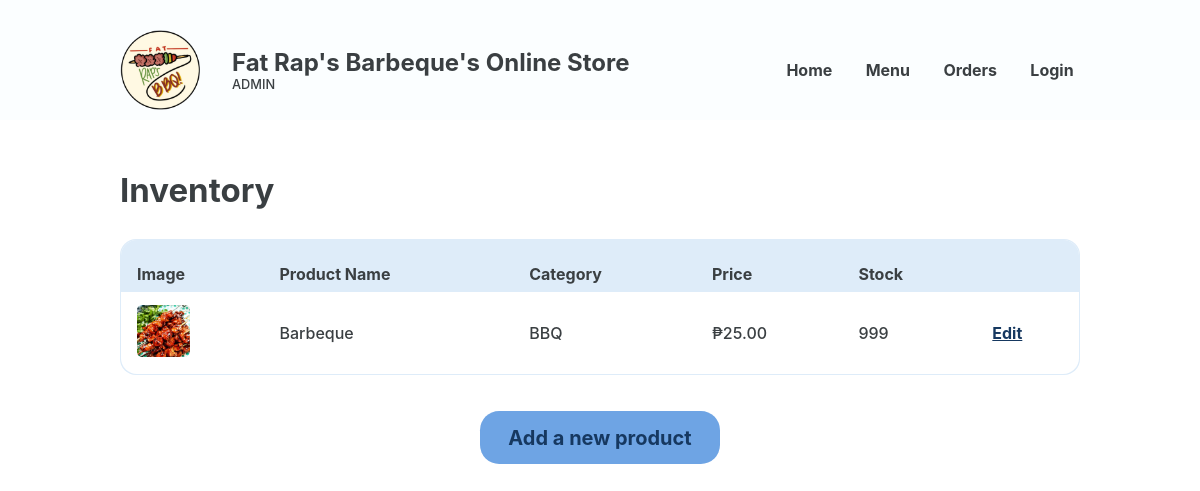
The app's page /Website/admin-inventory.php with its own data.
### tables this page shows
CREATE TABLE `food` (
  `FOOD_ID` int(18) UNSIGNED NOT NULL,
  `CTGY_ID` int(18) NOT NULL,
  `FOOD_NAME` varchar(20) NOT NULL,
  `FOOD_PRICE` decimal(10,2) NOT NULL,
  `FOOD_DESC` varchar(50) NOT NULL,
  `FOOD_IMG` varchar(255) NOT NULL,
  `FOOD_STOCK` int(20) NOT NULL,
  `FOOD_ACTIVE` varchar(10) NOT NULL
);

CREATE TABLE `category` (
  `CTGY_ID` int(18) UNSIGNED NOT NULL,
  `CTGY_NAME` varchar(20) NOT NULL,
  `CTGY_ACTIVE` varchar(10) NOT NULL
);

### Website/admin-inventory.php (the view, shortened to what this page needs)
<?php
@include 'constants.php';
?>
<!DOCTYPE html>
<html lang="en">
<head>
    <link rel="stylesheet" href="header-styles.css">
    <link rel="stylesheet" href="admin-styles.css">
    <link href='https://unpkg.com/boxicons@2.1.4/css/boxicons.min.css' rel='stylesheet'>
</head>
<body>
    <header class="backend">
        <div class="header-container">
            <div class="website-title">
                <img id="logo" src="images/client-logo.png">
                <div class="text">
                    <h1>Fat Rap's Barbeque's Online Store</h1>
                    <p>ADMIN</p>
                </div>
            </div>
            <nav>
                <ul>
                    <li><a href="<?php echo SITEURL ;?>admin-home.php">Home</a></li>
                    <li><a href="<?php echo SITEURL ;?>admin-edit-menu.php">Menu</a></li>
                    <li><a href="<?php echo SITEURL ;?>admin-new-orders.php">Orders</a></li>
                    <?php
                        if(isset($_SESSION['prsn_id'])){
                    ?>
                        <li><a href="<?php echo SITEURL ;?>logout.php">Logout</a><li>
                    <?php
                        }
                        else
                        {
                    ?>
                        <li><a href="<?php echo SITEURL ;?>login-page.php">Login</a></li>
                    <?php
                        }
                    ?>
                </ul>
            </nav>
        </div>
    </header>
    <main>
        <section class="section">
            <div class="section-heading row">
                <h2>Inventory</h2>
            </div>
            <section class="section-body">
                <section class="main-section column">
                    <div class="table-wrapper">
                        <table class="alternating">
                            <tr>
                                <th class="header">Image</th>
                                <th class="header">Product Name</th>
                                <th class="header">Category</th>
                                <th class="header">Price</th>
                                <th class="header">Stock</th>
                                <th class="header"></th>
                            </tr>
                            <?php
                                $sql = "SELECT *
                                    FROM food
                                    JOIN category ON food.ctgy_id = category.ctgy_id";
                                $res = mysqli_query($conn, $sql);
                                $count = mysqli_num_rows($res);
                                if ($count > 0) {
                                    while ($row = mysqli_fetch_assoc($res)) {
                                        $FOOD_NAME = $row['FOOD_NAME'];
                                        $FOOD_PRICE = $row['FOOD_PRICE'];
                                        $FOOD_IMG = $row['FOOD_IMG'];
                                        $CTGY_NAME = $row['CTGY_NAME'];
                            ?>
                                        <tr>
                                            <td data-cell="Image">
                                                <img src="<?php echo SITEURL; ?>images/<?php echo $FOOD_IMG; ?>" alt="">
                                            </td>
                                            <td data-cell="Product Name"><?php echo $FOOD_NAME?></td>
                                            <td data-cell="Category"><?php echo $CTGY_NAME?></td>
                                            <td data-cell="Price">₱<?php echo $FOOD_PRICE?></td>
                                            <td data-cell="Stock">
                                                <span class="">
                                                    <p>999</p>
                                                </span>
                                            </td>
                                            <td data-cell="Action"><a href="" class="edit">Edit</a></td>
                                        </tr>
                            <?php
                                    }
                                }
                            ?>
                        </table>
                    </div>
                    <a href="" class="page-btn"><button class="big-btn">Add a new product</button></a>
                </section>
            </section>
        </section>
    </main>
</body>
</html>

### Website/header-styles.css (style rules this page uses)
*, *::before, *::after { margin: 0; padding: 0; box-sizing: border-box; font-family: inherit; }
:root { --bg:#F2FFE1; --primary:#F5D636; --text:#3A001E; --text2: #FA3F1F; --input-bg:#F7F3DC; --eye-icon:#CEC699; --block: #4ADE5D; --block-p:#277B32; --block-h1: #0F4C17; --form-bg: #FFFDEF; --header-text: #3A001E; }
body { font-family: 'Inter', sans-serif; }
header { width: 100%; display: flex; justify-content: center; align-items: center; position: fixed; top: 0; z-index: 100; color: var(--header-text); padding-top: 30px; padding-bottom: 10px; background-color: var(--bg); }
header.backend { color: #3A3F42; background-color: #FBFEFF; }
.header-container, .footer-container { width: 80%; display: flex; justify-content: space-between; align-items: center; }
.website-title { display: flex; align-items: center; }
header img { width: 80px; position: relative; }
header .text { margin-left: 2rem; }
header h1 { white-space: nowrap; font-size: 1.5rem; }
header .text p { font-size: 0.8rem; }
nav { width: 50%; max-width: 300px; height: 50px; }
nav > ul { display: flex; justify-content: space-between; flex-wrap: wrap; align-items: center; padding-inline-start: 0; margin-block: 0; height: 100%; }
nav > ul > li { color: var(--text); margin: 0 0.2rem; padding: 0.2rem; display: block; font-weight: bold; }
li > a { color: inherit; text-decoration: none; }

### Website/admin-styles.css (style rules this page uses)
*, *::before, *::after { margin: 0; padding: 0; box-sizing: border-box; font-family: inherit; }
:root { --bg:#EDE9D0; --primary:#F5D636; --active-primary:#EDCB1C; --input-bg:#F7F3DC; --form-bg: #FFFDEF; --available:#A8D991; --available-text:#304D23; --fully-booked:#C13B24; --fully-booked-text:var(--text); --closed:#3B3B3B; --closed-text:#A9A9A9; --product-info-bg: #C13B24; --light-text: #FEFBEA; --text:#3A3F42; --light-blue: #DEECF9; --darker-row: #deecf94f; --sidemenu-blue: #6EA4E4; --sidemenu-blue-hover: #5790D5; --sidemenu-blue-text: #163860; --db-highlight-blue: #93CBFF; --gray: #878F94; --accept-green: #78D35A; --reject-red: #DA523B; }
html { color: var(--text); }
body { font-family: 'Inter', sans-serif; font-weight: 500; min-height: 100vh; color: #3A3F42; }
main { padding-top: 130px; height: 100vh; }
.section { width: 80%; margin: auto; margin-top: 2.5rem; margin-bottom: 7rem; display: flex; flex-direction: column; justify-content: space-between; }
.section-heading { display: flex; flex-direction: column; gap: 0.5rem; margin-bottom: 1.8rem; }
.row { flex-direction: row; align-items: center; }
.section-heading h2 { font-size: 2.0625rem; }
.section-body { display: flex; gap: 4.5rem; }
.main-section { width: 100%; }
.column { display: flex; flex-direction: column; }
.table-wrapper { background-color: var(--light-blue); border-radius: 1rem; padding: 1px; height: max-content; }
table { background: white; border-radius: 1rem; border-collapse: collapse; width: 100%; }
table .edit { color: var(--sidemenu-blue-text); font-weight: bold; }
table th.header, .app-det-tbl table td.header { padding: 1.5rem 1rem 0.5rem 1rem ; background: var(--light-blue); }
table th.header:first-of-type { border-top-left-radius: 1rem; }
table th.header:last-of-type { border-top-right-radius: 1rem; }
td,th { text-align: left; }
td { padding: 0.8rem; padding-left: 1rem; }
.alternating tr:nth-last-of-type(2n) { background: var(--darker-row); }
table img { width: 3.3rem; height: 3.3rem; border-radius: 5px; }
button { display: inline-block; border: none; outline: none; padding: 0; cursor: pointer; }
.side-menu .inventory-box, a.view, .big-btn { display: block; background-color: var(--sidemenu-blue); padding: 0.9rem 1.1rem; margin-top: 0.6rem; font-size: 1rem; color: var(--sidemenu-blue-text); }
.big-btn { border-radius: 1.2rem; width: 25%; margin: 0 auto; font-weight: bold; font-size: 1.25rem; margin-top: 2.25rem; }
a.page-btn { text-decoration: none; }

### records on screen
food: FOOD_IMG (picture), FOOD_NAME "Barbeque", CTGY_ID.CTGY_NAME "BBQ", FOOD_PRICE "25.00"
